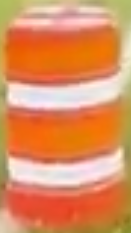
#> input picture DhruvMaroo_CS20B025/IGVC/roi.png, 131 x 233 px
$ python template_matching.py
#> lines starting #> are read from the running program, lines starting #| are printed output that depends on the picture
#!/usr/bin/python3

import cv2

barrel_img = cv2.imread('roi.png') # get the image of the barrel
#> barrel_img is the input picture: shape (233, 131, 3); mean B, G, R 95.6, 143.1, 220.6
hsv_barrel = cv2.cvtColor(barrel_img, cv2.COLOR_BGR2HSV) # convert to hsv
#> hsv_barrel: shape (233, 131, 3); mean H, S, V 21.8, 145.9, 220.9

barrel_hist = cv2.calcHist([hsv_barrel], [0, 2], None, [20, 256], [0, 20, 0, 256]) # calculate the histogram
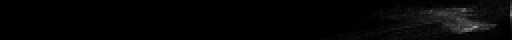
#> barrel_hist: shape (20, 256) float32 (shown 2 times larger); min 0, max 168, mean 4.8
cv2.normalize(barrel_hist, barrel_hist, 0, 255, cv2.NORM_MINMAX)# normalize the histogram
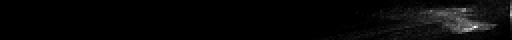
#> barrel_hist: shape (20, 256) float32 (shown 2 times larger); min 0, max 255, mean 7.3; drawn with min black and max white

#> (the run stopped early here; a loop or call above may not have finished)
